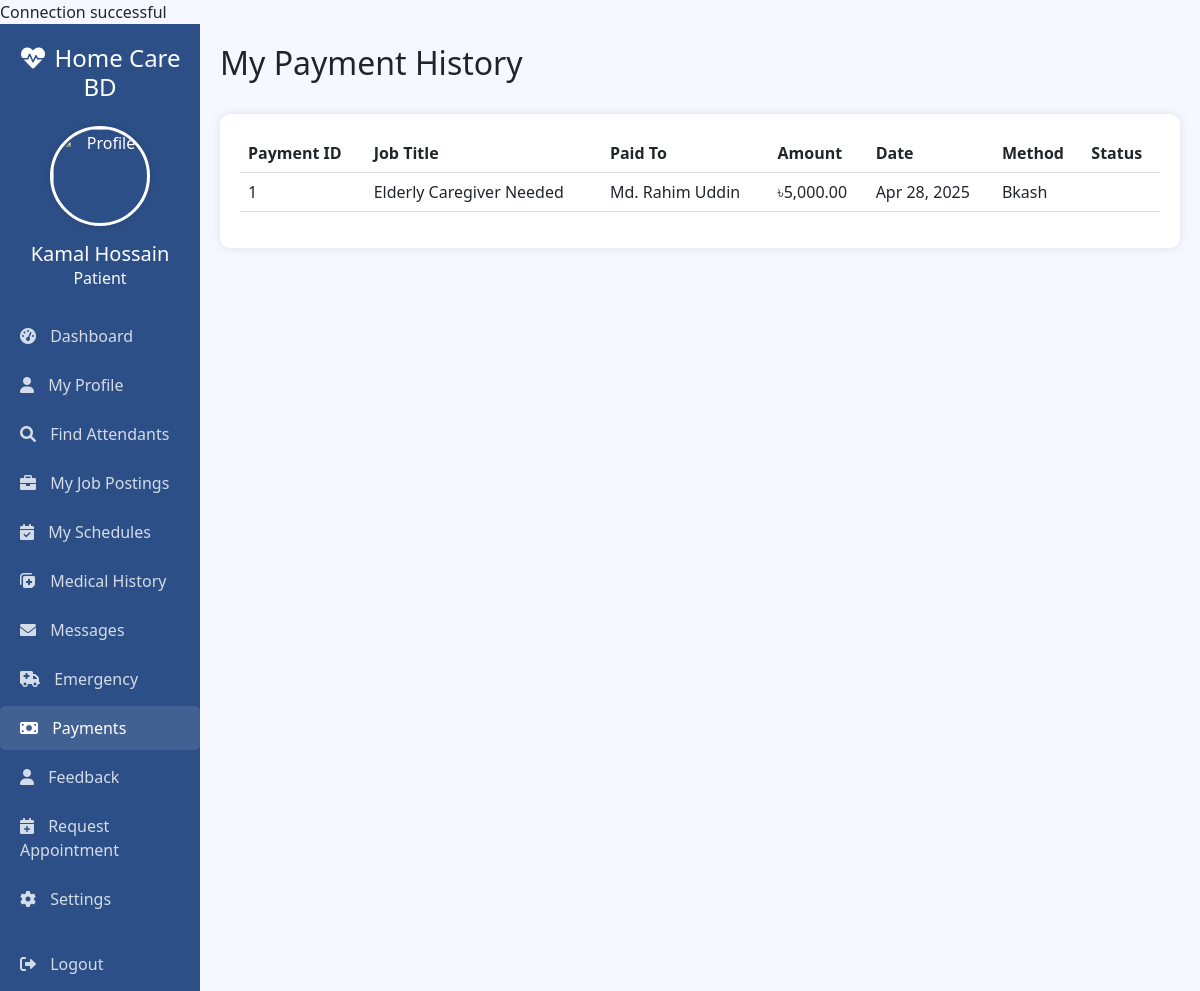
/patient/payment_history.php (signed in), run on the app's committed database.
### tables this page shows
CREATE TABLE `payment` (
  `Payment_ID` int(11) NOT NULL,
  `Job_ID` int(11) DEFAULT NULL,
  `Payer_ID` int(11) DEFAULT NULL,
  `Receiver_ID` int(11) DEFAULT NULL,
  `Amount` decimal(10,2) DEFAULT NULL,
  `Date` date DEFAULT NULL,
  `Payment_status` enum('paid','unpaid') DEFAULT NULL,
  `Payment_method` enum('bkash','nagad','bank transfer','cash') DEFAULT NULL,
  `bkash_number` varchar(20) DEFAULT NULL,
  `transaction_id` varchar(50) DEFAULT NULL,
  `Created_at` datetime DEFAULT current_timestamp()
);

CREATE TABLE `job_posting` (
  `Job_ID` int(11) NOT NULL,
  `Patient_ID` int(11) DEFAULT NULL,
  `Job_title` varchar(100) DEFAULT NULL,
  `Job_description` text DEFAULT NULL,
  `Location` varchar(100) DEFAULT NULL,
  `Start_date` date DEFAULT NULL,
  `End_date` date DEFAULT NULL,
  `Status` enum('open','closed','in progress') DEFAULT NULL,
  `Created_at` datetime DEFAULT current_timestamp()
);

CREATE TABLE `users` (
  `User_ID` int(11) NOT NULL,
  `Name` varchar(100) DEFAULT NULL,
  `Username` varchar(50) DEFAULT NULL,
  `Birth_date` date DEFAULT NULL,
  `Email` varchar(100) DEFAULT NULL,
  `Password` varchar(255) NOT NULL,
  `Phone` varchar(20) DEFAULT NULL,
  `Verification_status` enum('pending','verified','rejected') DEFAULT 'pending',
  `Role` enum('attendant','patient','admin') DEFAULT NULL
);

### patient/payment_history.php (the view, shortened to what this page needs)
<?php
$user_id = $_SESSION['user_id'];
$name = $_SESSION['name'] ?? 'Patient';
require_once '../dbconnect.php';
$payments = null;
$stmt = $conn->prepare("SELECT p.*, jp.Job_title, receiver_u.Name as ReceiverName
                       FROM payment p
                       JOIN job_posting jp ON p.Job_ID = jp.Job_ID
                       JOIN users receiver_u ON p.Receiver_ID = receiver_u.User_ID
                       WHERE p.Payer_ID = ?
                       ORDER BY p.Date DESC");
if ($stmt) {
    $stmt->bind_param("i", $user_id);
    $stmt->execute();
    $payments = $stmt->get_result();
} else {
    $error_message = "Database error: Could not prepare statement to fetch payments. " . $conn->error;
}
?>
<!DOCTYPE html>
<html lang="en">
<head>
    <link href="https://cdn.jsdelivr.net/npm/bootstrap@5.3.0-alpha1/dist/css/bootstrap.min.css" rel="stylesheet">
    <link rel="stylesheet" href="https://cdnjs.cloudflare.com/ajax/libs/font-awesome/6.0.0-beta3/css/all.min.css">
</head>
<body>
    <div class="container-fluid">
        <div class="row">
            <div class="col-md-3 col-lg-2 px-0 sidebar">
                <div class="text-center mb-4">
                    <h4 class="mb-0"><i class="fas fa-heartbeat me-2"></i>Home Care BD</h4>
                </div>
                 <div class="text-center mb-4">
                    <img src="../images/avatar-placeholder.jpg" class="profile-image mb-3" alt="Profile">
                    <h5 class="mb-0"><?php echo htmlspecialchars($name); ?></h5>
                    <p class="text-light mb-0">Patient</p>
                </div>
                <ul class="nav flex-column">
                    <li class="nav-item">
                        <a class="nav-link" href="dashboard.php">
                            <i class="fas fa-tachometer-alt"></i> Dashboard
                        </a>
                    </li>
                     <li class="nav-item">
                        <a class="nav-link" href="profile.php"> <i class="fas fa-user"></i> My Profile
                        </a>
                    </li>
                    <li class="nav-item">
                        <a class="nav-link" href="job_posting.php"> <i class="fas fa-search"></i> Find Attendants
                        </a>
                    </li>
                    <li class="nav-item">
                        <a class="nav-link" href="view_my_jobs.php"> <i class="fas fa-briefcase"></i> My Job Postings
                        </a>
                    </li>
                    <li class="nav-item">
                        <a class="nav-link" href="schedules.php"> <i class="fas fa-calendar-check"></i> My Schedules
                        </a>
                    </li>
                     <li class="nav-item">
                        <a class="nav-link" href="medical_history.php"> <i class="fas fa-notes-medical"></i> Medical History
                        </a>
                    </li>
                    <li class="nav-item">
                        <a class="nav-link" href="messages.php"> <i class="fas fa-envelope"></i> Messages
                        </a>
                    </li>
                    <li class="nav-item">
                        <a class="nav-link" href="emergency.php"> <i class="fas fa-ambulance"></i> Emergency
                        </a>
                    </li>
                    <li class="nav-item">
                        <a class="nav-link active" href="payment_history.php"> <i class="fas fa-money-bill"></i> Payments
                        </a>
                    </li>
                    <li class="nav-item">
                        <a class="nav-link" href="submit_feedback.php"> <i class="fas fa-user"></i> Feedback
                        </a>
                    </li>
                     <li class="nav-item">
                        <a class="nav-link" href="request_appointment.php"> <i class="fas fa-calendar-plus"></i> Request Appointment
                        </a>
                    </li>
                    <li class="nav-item">
                        <a class="nav-link" href="settings.php"> <i class="fas fa-cog"></i> Settings
                        </a>
                    </li>
                    <li class="nav-item mt-3">
                         <a class="nav-link" href="../logout.php">
                            <i class="fas fa-sign-out-alt"></i> Logout
                        </a>
                    </li>
                </ul>
            </div>
            <div class="col-md-9 col-lg-10 main-content">
                <div class="d-flex justify-content-between align-items-center mb-4">
                    <h2>My Payment History</h2>
                    </div>
                <div class="dashboard-card">
                    <?php if ($payments && $payments->num_rows > 0): ?>
                        <div class="table-responsive">
                            <table class="table table-hover">
                                <thead>
                                    <tr>
                                        <th>Payment ID</th>
                                        <th>Job Title</th>
                                        <th>Paid To</th>
                                        <th>Amount</th>
                                        <th>Date</th>
                                        <th>Method</th>
                                        <th>Status</th>
                                        </tr>
                                </thead>
                                <tbody>
                                    <?php while ($payment = $payments->fetch_assoc()): ?>
                                        <tr>
                                            <td><?php echo htmlspecialchars($payment['Payment_ID']); ?></td>
                                            <td><?php echo htmlspecialchars($payment['Job_title']); ?></td>
                                            <td><?php echo htmlspecialchars($payment['ReceiverName']); ?></td>
                                            <td>৳<?php echo htmlspecialchars(number_format($payment['Amount'], 2)); ?></td>
                                            <td><?php echo htmlspecialchars(date('M d, Y', strtotime($payment['Date']))); ?></td>
                                            <td><?php echo ucfirst(htmlspecialchars($payment['Payment_method'] ?? 'N/A')); ?></td>
                                            <td>
                                            </td>
                                            </tr>
                                    <?php endwhile; ?>
                                </tbody>
                            </table>
                        </div>
                    <?php elseif ($payments): ?>
                        <div class="alert alert-info">You have no payment records yet.</div>
                    <?php endif; ?>
                </div>
            </div>
        </div>
    </div>
</body>
</html>

### patient/payment_history.php (style rules this page uses)
:root { --primary-color: #2c4f87; --secondary-color: #4caf50; --light-bg: #f5f9ff; }
body { font-family: 'Segoe UI', Tahoma, Geneva, Verdana, sans-serif; background-color: var(--light-bg); }
.sidebar { background-color: var(--primary-color); color: white; min-height: 100vh; padding-top: 20px; }
.sidebar .nav-link { color: rgba(255, 255, 255, 0.8); padding: 10px 20px; margin-bottom: 5px; border-radius: 5px; }
.sidebar .nav-link:hover, .sidebar .nav-link.active { background-color: rgba(255, 255, 255, 0.1); color: white; }
.sidebar .nav-link i { margin-right: 10px; }
.main-content { padding: 20px; }
.dashboard-card { background-color: white; border-radius: 10px; box-shadow: 0 0 10px rgba(0, 0, 0, 0.1); padding: 20px; margin-bottom: 20px; }
.profile-image { width: 100px; height: 100px; border-radius: 50%; object-fit: cover; border: 3px solid white; box-shadow: 0 0 10px rgba(0, 0, 0, 0.1); }

### data on the page
payment: Payment_ID "1", Job_ID.Job_title "Elderly Caregiver Needed", Receiver_ID.Name "Md. Rahim Uddin", Amount "5,000.00", Date "Apr 28, 2025", Payment_method "Bkash"

### other printed values
$name "Kamal Hossain"
